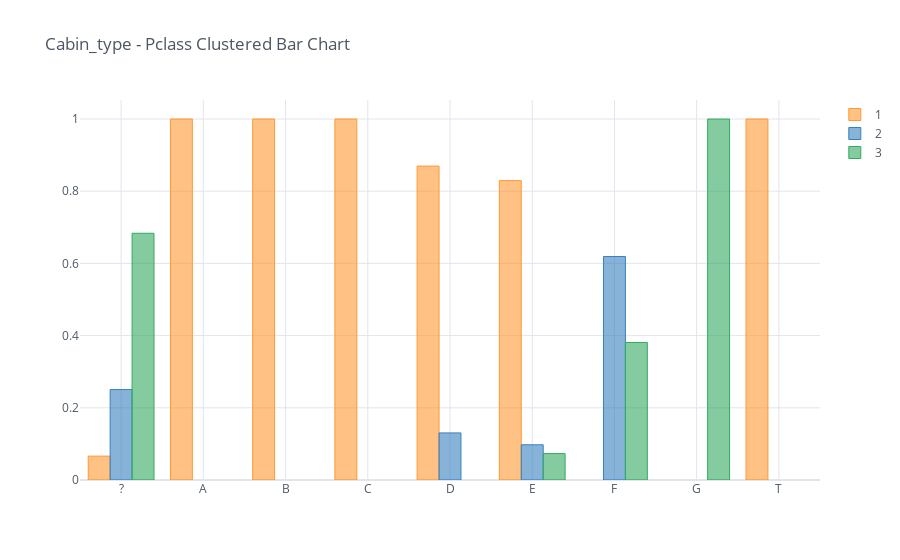

Notebook cell for this chart:
### Code cell
carbin_pclass_pivot_table2.T.iplot(kind='bar', title='Cabin_type - Pclass Clustered Bar Chart', theme='white')

### Figure 1 — Plotly figure (JSON) as saved in the notebook; plotly's stock layout.template omitted (floating-point values rounded to 4 significant figures)
{"data": [{"marker": {"color": "rgba(255, 153, 51, 0.6)", "line": {"color": "rgba(255, 153, 51, 1.0)", "width": 1}}, "name": "1", "orientation": "v", "text": "", "type": "bar", "x": ["?", "A", "B", "C", "D", "E", "F", "G", "T"], "y": [0.06607, 1, 1, 1, 0.8696, 0.8293, "", "", 1]}, {"marker": {"color": "rgba(55, 128, 191, 0.6)", "line": {"color": "rgba(55, 128, 191, 1.0)", "width": 1}}, "name": "2", "orientation": "v", "text": "", "type": "bar", "x": ["?", "A", "B", "C", "D", "E", "F", "G", "T"], "y": [0.2505, "", "", "", 0.1304, 0.09756, 0.619, "", ""]}, {"marker": {"color": "rgba(50, 171, 96, 0.6)", "line": {"color": "rgba(50, 171, 96, 1.0)", "width": 1}}, "name": "3", "orientation": "v", "text": "", "type": "bar", "x": ["?", "A", "B", "C", "D", "E", "F", "G", "T"], "y": [0.6834, "", "", "", "", 0.07317, 0.381, 1, ""]}], "layout": {"legend": {"bgcolor": "#FFFFFF", "font": {"color": "#4D5663"}}, "paper_bgcolor": "#FFFFFF", "plot_bgcolor": "#FFFFFF", "title": {"font": {"color": "#4D5663"}, "text": "Cabin_type - Pclass Clustered Bar Chart"}, "xaxis": {"gridcolor": "#E1E5ED", "showgrid": true, "tickfont": {"color": "#4D5663"}, "title": {"font": {"color": "#4D5663"}, "text": ""}, "zerolinecolor": "#E1E5ED"}, "yaxis": {"gridcolor": "#E1E5ED", "showgrid": true, "tickfont": {"color": "#4D5663"}, "title": {"font": {"color": "#4D5663"}, "text": ""}, "zerolinecolor": "#E1E5ED"}}}
